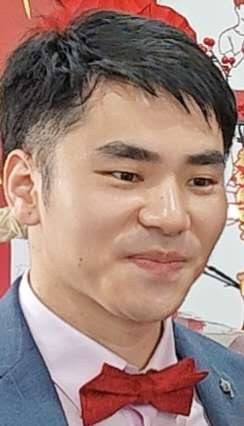
%> input picture BingXia.jpg, 244 x 426 px
$ octave --eval "fourier_image;"   (GNU Octave 9; MATLAB toolbox functions it lacks are replaced by stand-ins)
%> lines starting %> are read from the running program, lines starting %| are printed output that depends on the picture
% fourier_image.m - display magnitude of Fourier Transformed image
% Fred J. Frigo, Ph.D.
% 29-Jan-2035
%

% Read color photo
function fourier_image( imfile )


if(nargin == 0)
    [fname,iname] = uigetfile('*.*', 'Select Image file');
%> the answer given: BingXia.jpg
    imfile = strcat(iname, fname);
end

% Read color photo
im = imread(imfile);
%> im is the input picture: size 426x244x3 uint8; mean R, G, B 159.7, 131.3, 123.7
figure();
imshow(im);
title("Color image");  drawnow;

% Convert to gray scale
gray = rgb2gray(im);
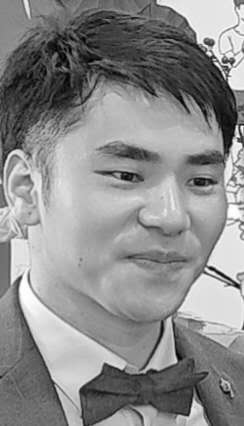
%> gray: size 426x244 uint8; min 0, max 255, mean 138.9

figure();
imshow(gray);
title("Gray scale image");  drawnow;

% Take the magnitude of the FFT
F=fft2(double(gray));
S=fftshift(F);
A=abs(S);
figure();
imagesc(A);
axis image;
title("Magnitude of FFT image"); drawnow;
%> after `title("Magnitude of FFT image")`:
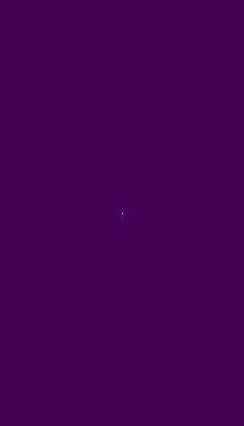
%> displayed picture: size 426x244x3, on the screen's scale of 0 to 255; mean R, G, B 68, 1, 84

% Display in log format
figure();
L=log(A);
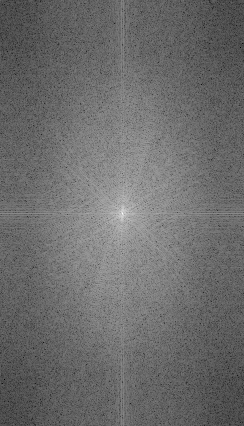
%> L: size 426x244 double; min 0.418, max 16.49, mean 7.24; drawn with min black and max white
%> `fourier_image;`:
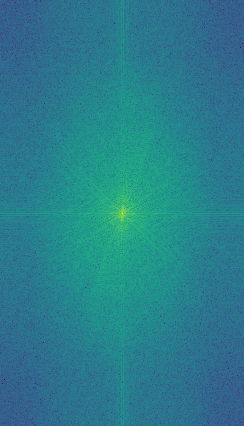
%> displayed picture: size 426x244x3, on the screen's scale of 0 to 255; mean R, G, B 40.8, 125.8, 140.6
imagesc(L);
axis image;
title("Log Magnitude of FFT image"); drawnow;
